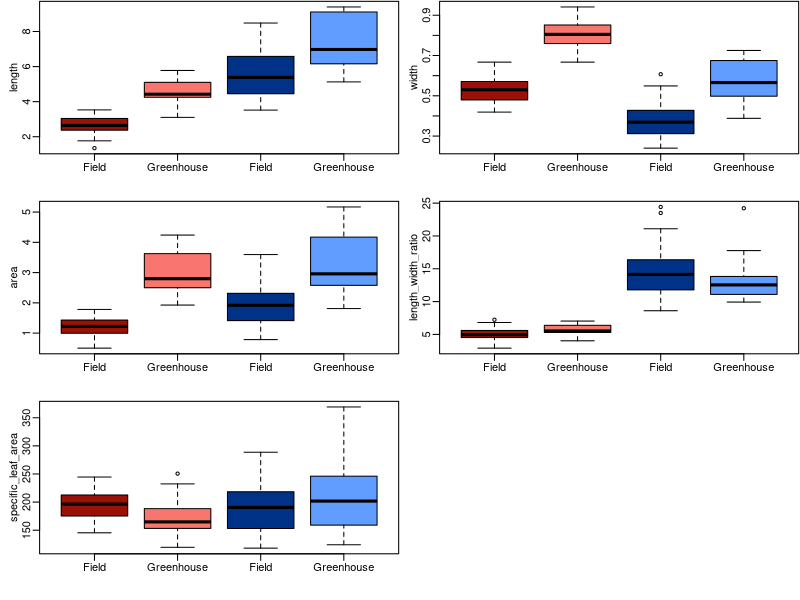

Generate this figure with R:
## Comparison of leaf trait data collected from Field and Greenhouse plants
## All data from population 729 including both Amoena and Pilosa species
## Results show in Table S9 and Figure S2


## Packages 
library(lme4)
require(plyr)
library(car)
library(multcomp)
library(ggplot2)

## Set Working Directory
wd <- #
setwd(wd)
leaf <- read.csv("combined_leaftraits.csv")
leaf$taxonXsource<-paste(leaf$taxon, leaf$FvG, sep="_")
leaf$taxonXsource<-as.factor(leaf$taxonXsource)

lw<-lm(formula=length_width_ratio~taxon+ FvG +taxon*FvG, data=leaf)
Anova(lw, type=3)

w<-lm(formula=width~taxon+ FvG +taxon*FvG, data=leaf)
Anova(w, type=3)

area<-lm(formula=area~taxon+ FvG +taxon*FvG, data=leaf)
Anova(area, type=3)

SPA<-lm(formula=specific_leaf_area~taxon+ FvG +taxon*FvG, data=leaf)
Anova(SPA, type=3)

l<-lm(formula=length~taxon+ FvG +taxon*FvG, data=leaf)
Anova(l, type=3)

w2<-lm(formula=width~taxonXsource, data=leaf)
Anova(w2, type=3)
w2con <- glht(w2, linfct = mcp(taxonXsource = "Tukey"))
t1 <- summary(w2con, test = adjusted(type = "none"))

SPA2<-lm(formula=specific_leaf_area~taxonXsource, data=leaf)
Anova(SPA2, type=3)
SPA2con <- glht(SPA2, linfct = mcp(taxonXsource = "Tukey"))
t1 <- summary(SPA2con, test = adjusted(type = "none"))


greenhouse <- leaf[leaf$FvG == "G",]
field  <- leaf[leaf$FvG == "F",]

########### Figure S2
trts <- c("length", "width", "area", "length_width_ratio", "specific_leaf_area")
quartz(width = 10, height = 15)
par(mfrow = c(3,2), mar = c(3.5, 3, 0.1, 0.1), mgp = c(1.5, 0.5, 0))
for(i in 1:length(trts)){
  print(trts[i])
  mycols<-c("#991107","#F8766D","#003388","#619CFF")
  boxplot(leaf[,trts[i]] ~ interaction(leaf$FvG, leaf$taxon),
          names = rep(c("Field", "Greenhouse"),2),
          col = mycols, 
          #xlab = "Field vs. Greenhouse",
          xlab=NULL,
          ylab = trts[i])
  
}
